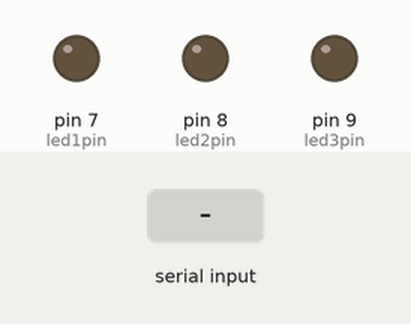
Bench run of a sketch on a simulated Arduino Uno, built with avr-gcc and run on an emulated ATmega328P. Shown: output pins drawn as LEDs (lit = HIGH). The inputs (shaded band) are chosen by the test bench.

Above: at 1.2 s.
1.3 s: "A" received over Serial
At 2.3 s:
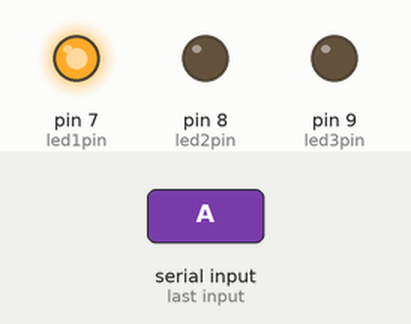
2.8 s: "B" received over Serial
At 3.5 s:
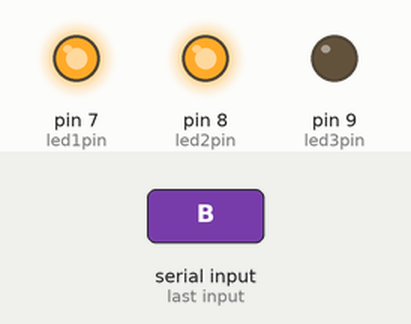
4.3 s: "a" received over Serial
At 4.6 s:
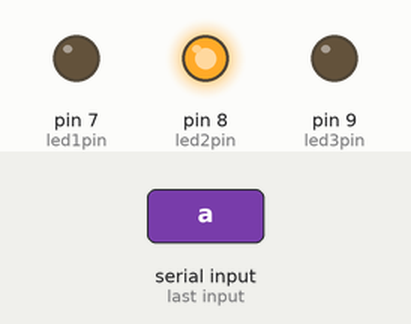
5.8 s: "C" received over Serial
At 7.0 s:
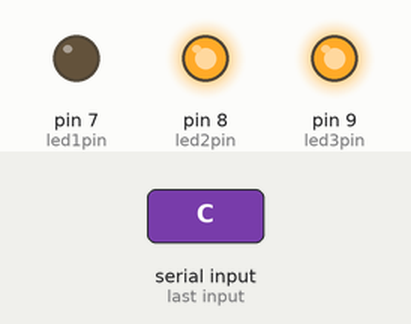
7.3 s: "b" received over Serial
At 8.1 s:
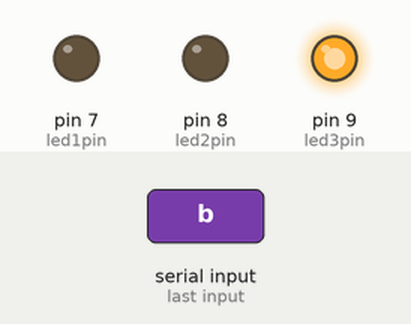
8.8 s: "c" received over Serial
At 9.2 s:
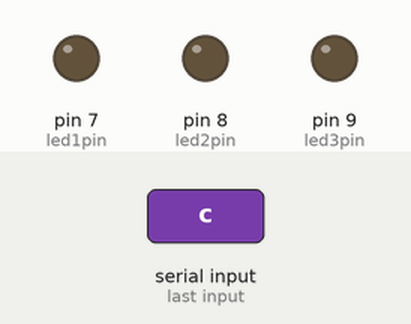
Timing chart, 0 to 11.3 s (numbered marks = the images above; inputs shaded):
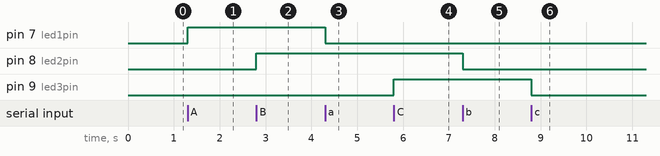

The sketch:

sketch_LEDS.ino
```cpp
//Define os pinos para os LEDs
const int led1pin = 7; // led Verde
const int led2pin = 8; // led Vermelho
const int led3pin = 9;

void setup() {
  //Inicia a comunicação serial com a mesma velocidade do Python
  Serial.begin(9600);

  //Define os pinos LEDs como saída
  pinMode(led1pin, OUTPUT);
  pinMode(led2pin, OUTPUT);
  pinMode(led3pin, OUTPUT);
}

void loop() {
 //Verifica se há algum dados disponivel para ser lidp na porta serial
 if (Serial.available() > 0) {
  //Lê o caractere recebido
  char command = Serial.read();

  //Executa a ação baseada no comando
  switch (command) {
    case 'A':
    digitalWrite(led1pin, HIGH); //Liga o LED 1
    break;
    case 'a':
    digitalWrite(led1pin, LOW); //Desliga o LED 1
    break;
    case 'B':
    digitalWrite(led2pin, HIGH); //Liga o LED 2
    break;
    case 'b':
    digitalWrite(led2pin, LOW); //Desliga o LED 2
    break;
    case 'C':
    digitalWrite(led3pin, HIGH);
    break;
    case 'c':
    digitalWrite(led3pin, LOW); //Desliga o LED 2
    break;

  }
 }
}
```

Arduino.ino
```cpp

```

Measured:
- after the input at 1.3 s, pin 7 (led1pin): LOW → HIGH at once
- after the input at 2.8 s, pin 8 (led2pin): LOW → HIGH at once
- after the input at 4.3 s, pin 7 (led1pin): HIGH → LOW at once
- after the input at 5.8 s, pin 9 (led3pin): LOW → HIGH at once
- after the input at 7.3 s, pin 8 (led2pin): HIGH → LOW at once
- after the input at 8.8 s, pin 9 (led3pin): HIGH → LOW at once
